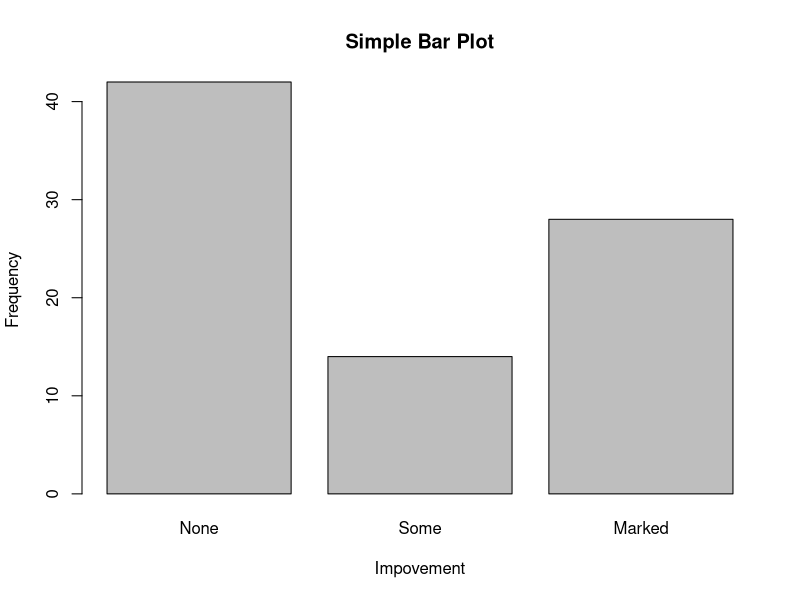
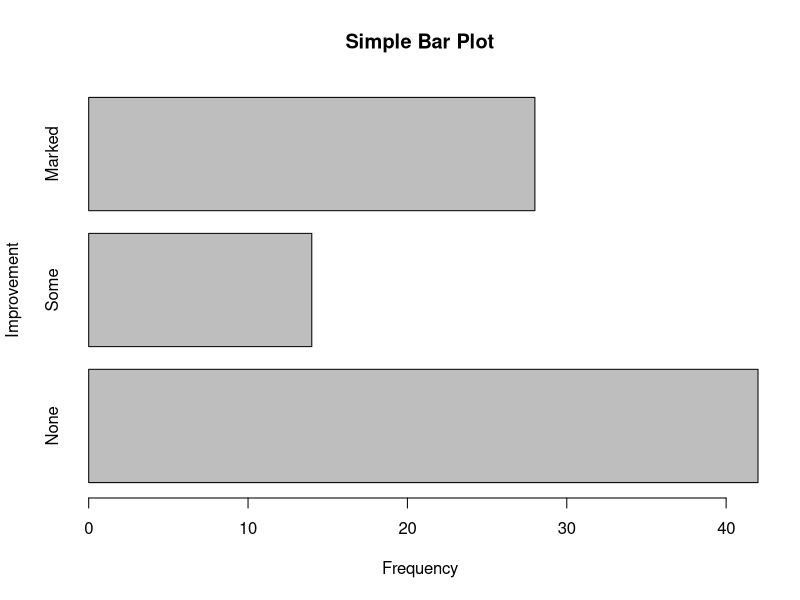
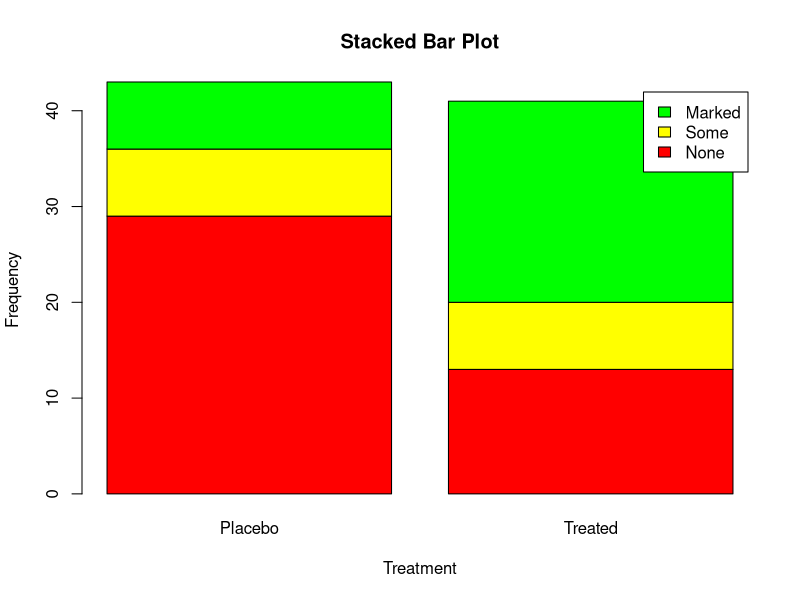
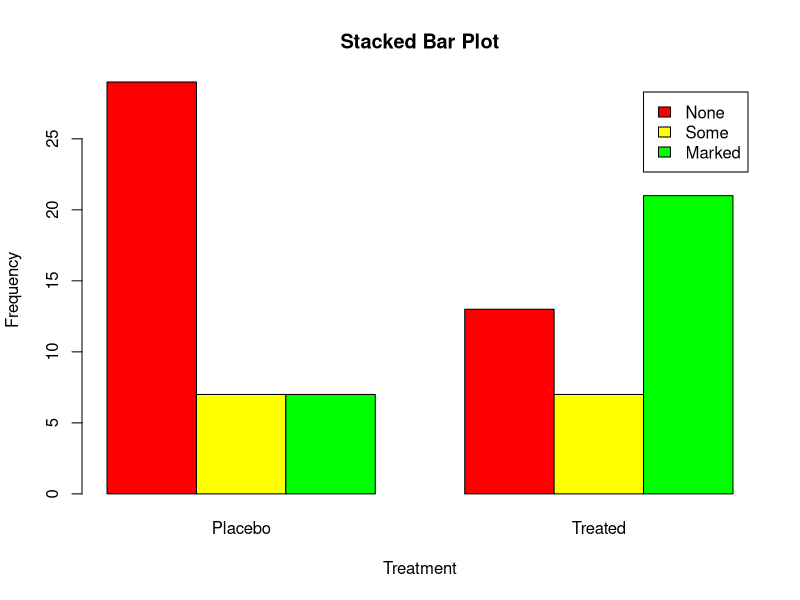
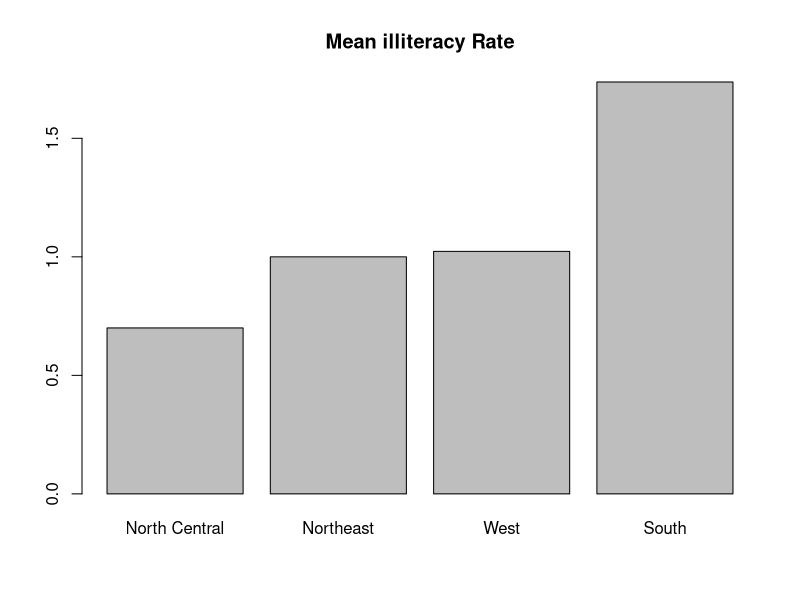
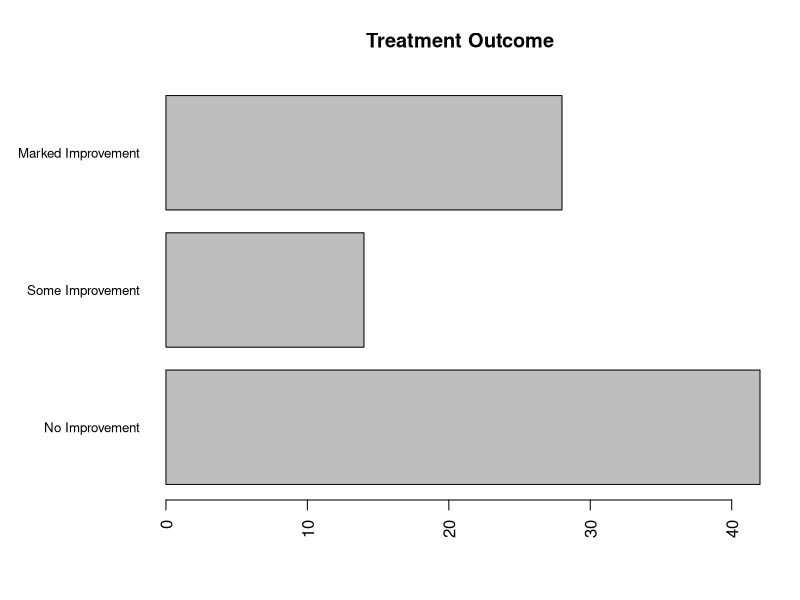
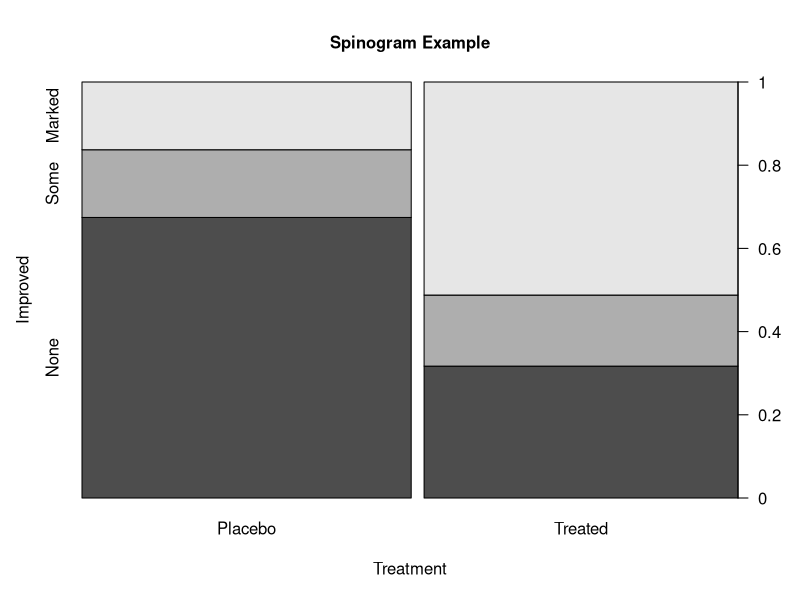
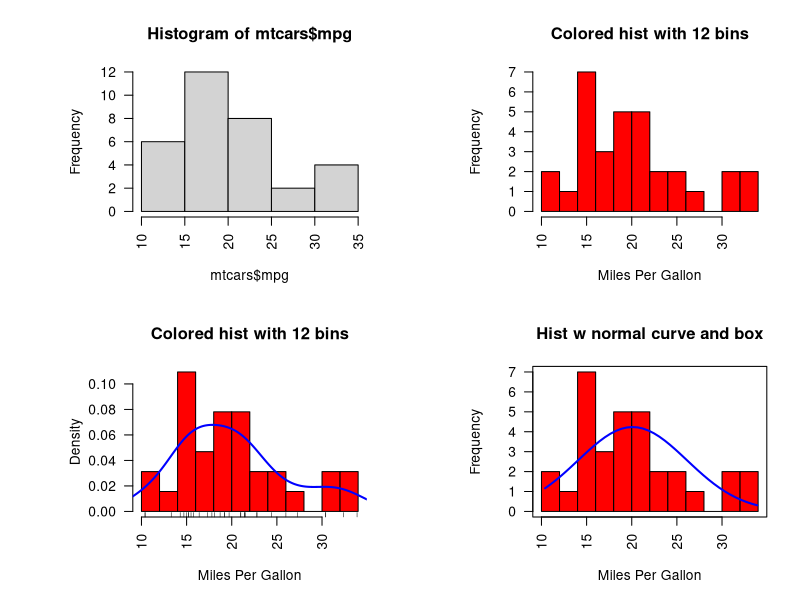

Source code (R) for these figures, in order: (Note: this script raises an error after producing the figures.)
install.packages("vcd")
library(vcd)
head(Arthritis)

#============================
# BARPLOT
#============================
counts<-table(Arthritis$Improved)
counts

barplot(counts,
        main="Simple Bar Plot",
        xlab="Impovement", ylab="Frequency")

barplot(counts,
        main="Simple Bar Plot",
        xlab="Frequency", ylab="Improvement",
        horiz = TRUE)
#============================
# END --- BARPLOT
#============================


#============================
# STACKED -BARPLOT
#============================
counts<-table(Arthritis$Improved, Arthritis$Treatment)
counts

barplot(counts, 
        main="Stacked Bar Plot",
        xlab="Treatment", ylab="Frequency",
        col=c("red", "yellow", "green"),
        legend=rownames(counts))
        
barplot(counts, 
        main="Stacked Bar Plot",
        xlab="Treatment", ylab="Frequency",
        col=c("red", "yellow", "green"),
        legend=rownames(counts), beside=TRUE)


#============================
# END --- STACKED -BARPLOT
#============================


#============================
# 均值---BARPLOT
#============================
states<-data.frame(state.region, state.x77)
means<-aggregate(states$Illiteracy, by=list(state.region), FUN=mean)
means<-means[order(means$x), ]
means

barplot(means$x, names.arg = means$Group.1)
title("Mean illiteracy Rate")

#============================
# END --- 均值---BARPLOT
#============================

#============================
# BARPLOT --- adjustment
# cex.names --->>>减小字号
# names.arg --->>> 指定一个字符向量作为条形的标签名
#============================
par(mar=c(5,8,4,2))
par(las=2)
counts<-table(Arthritis$Improved)

barplot(counts, 
        main="Treatment Outcome",
        horiz=TRUE, cex.names = .8, 
        names.arg=c("No Improvement", "Some Improvement", "Marked Improvement"))
#============================
# END --- BARPLOT --- adjustment
#============================


#============================
# SPINOGRAM
#============================
attach(Arthritis)
counts<-table(Treatment, Improved)
spine(counts, main="Spinogram Example")
detach(Arthritis)
#============================
# END --- SPINOGRAM
#============================


#============================
# HIST
#============================
par(mfrow=c(2, 2))

hist(mtcars$mpg)

hist(mtcars$mpg,
     breaks=12,
     col="red",
     xlab="Miles Per Gallon",
     main="Colored hist with 12 bins")

hist(mtcars$mpg,
     breaks=12,
     freq = FALSE,
     col="red",
     xlab="Miles Per Gallon",
     main="Colored hist with 12 bins")
rug(jitter(mtcars$mpg)) #--->>> rug plot 轴须图
lines(density(mtcars$mpg), col="blue", lwd=2) #--->>>密度曲线

x<-mtcars$mpg
h<-hist(x,
        breaks=12,
        col="red",
        xlab="Miles Per Gallon", 
        main="Hist w normal curve and box")
xfit<-seq(min(x), max(x), length=40)
yfit<-dnorm(xfit, mean=mean(x), sd=sd(x))
yfit<-yfit*diff(h$mids[1:2])*length(x)
lines(xfit, yfit, col="blue", lwd=2) # --->>> 正态曲线
box()

#============================
# END --- HIST
#============================


#============================
# DENSITY
#============================
par(mfrow=c(2, 1))
d<-density(mtcars$mpg)
plot(d)

d<-density(mtcars$mpg)
plot(d, main="Kernel Density of Miles Per Gallon")
polygon(d, col="red", border="blue") #--->>>  根据顶点的x和y坐标绘制了多边形
rug(mtcars$mpg, col="brown")

par(lwd=2)
library(sm)
attach(mtcars)
cyl.f<-factor(cyl, levels=c(4, 6, 8), 
              labels=c("4 cylinder", "6 cylinder", "8 cylinder"))

sm.density.compare(mpg, cyl, xlab="Miles Per Gallon")
title(main="MPG Distribution by Car cylinders")

colfill<-c(2:(1+length(levels(cyl.f))))
legend(locator(1), levels(cyl.f), fill=colfill)
# --->>> locator(1) 表示用鼠标点击想让图例出现的位置来交互式的放置这个图例

detach(mtcars)
#============================
# END --- DENSITY
#============================
